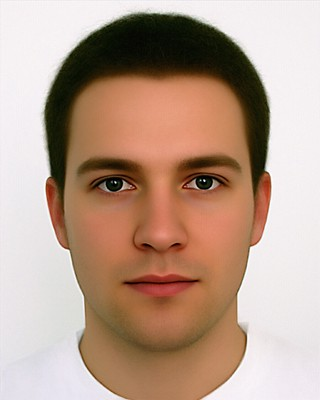
#> input picture GMIT_eyetrack/default.jpg, 320 x 400 px
$ python track_v1.py
#> lines starting #> are read from the running program, lines starting #| are printed output that depends on the picture; after the words box and inside, x2 and y2 are one past the last pixel; in counts of white or black regions, pixels touching at a corner belong together
# Adapted from: https://medium.com/@stepanfilonov/tracking-your-eyes-with-python-3952e66194a6
import cv2
import dlib
import numpy as np
import logging as log

# Initialise OpenCV
# set face and eye data
face_cascade = cv2.CascadeClassifier('haarcascade_frontalface_default.xml')
eye_cascade = cv2.CascadeClassifier('haarcascade_eye.xml')
# blob - initialize paramaters
parameters = cv2.SimpleBlobDetector_Params()
parameters.filterByArea = True
parameters.maxArea = 1500
detector = cv2.SimpleBlobDetector_create(parameters)

# import image for testing and create grey scale of it
img = cv2.imread('default.jpg')
#> img is the input picture: shape (400, 320, 3); mean B, G, R 141.4, 158, 184.7
grey_scale = cv2.cvtColor(img, cv2.COLOR_BGR2GRAY)
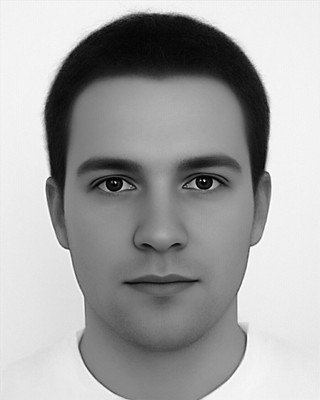
#> grey_scale: shape (400, 320); min 0, max 255, mean 164.1

# start with bigger target, the face
# faces: an array of arrays - [[x,y,w,h], [x,y,w,h], [x,y,w,h], [x,y,w,h]]
faces = face_cascade.detectMultiScale(grey_scale, 1.3, 5)
#> faces = [[42, 91, 229, 229]]
# draw box around face
# start at fx,fy
# of size fw,fh
for (fx, fy, fw, fh) in faces:
    cv2.rectangle(img, (fx, fy), (fx + fw, fy + fh), (255,255,0), 2) # color and thickness

    # now pick out the eyes from face frame
    # cut out grey face frame
    grey_face = grey_scale[fy:fy+fh, fx:fx+fw]
    # cut out detected face frame
    detected_face = img[fy:fy+fh, fx:fx+fw]
    # eyes: an array of arrays
    eyes = eye_cascade.detectMultiScale(grey_face)
#> this loop made 1 pass
#> (fx, fy, fw, fh, eyes) on pass 1: (42, 91, 229, 229, [[132, 63, 55, 55], [40, 65, 56, 56], [103, 197, 26, 26]])
#> pass 1, `grey_face = grey_scale[fy:fy+fh, fx:fx+fw]`:
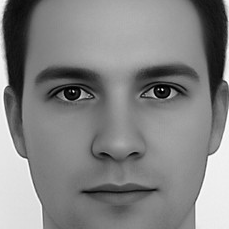
#> grey_face: shape (229, 229); min 0, max 255, mean 131.4
#> pass 1, `detected_face = img[fy:fy+fh, fx:fx+fw]`:
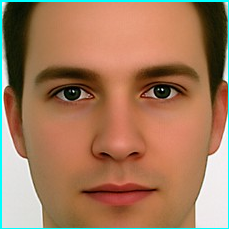
#> detected_face: shape (229, 229, 3); mean B, G, R 93.1, 122.1, 164.2
#> after the loop:
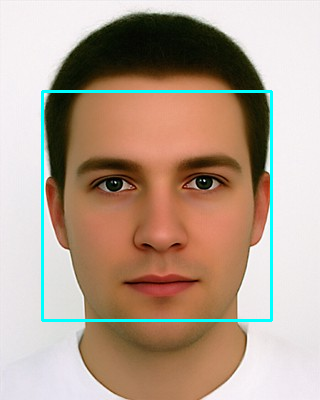
#> img: shape (400, 320, 3); 2.14% of pixels changed, all inside (x1, y1, x2, y2) = (41, 90, 273, 322)

# draw box around eyes
# start at ex,ey
# of size ew,eh
for (ex, ey, ew, eh) in eyes:
   cv2.rectangle(detected_face, (ex, ey), (ex + ew, ey + eh), (255,255,0), 2) # color and thickness
#> this loop made 3 passes
#> (ex, ey, ew, eh) on passes 1 to 3: (132, 63, 55, 55), (40, 65, 56, 56), (103, 197, 26, 26)
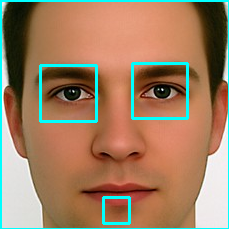
#> detected_face: shape (229, 229, 3); 3.11% of pixels changed, all inside (x1, y1, x2, y2) = (39, 62, 189, 225)

# blob detection algo used for tracking
threshold = 42
_, img = cv2.threshold(img, threshold, 255, cv2.THRESH_BINARY)

# [56 lines left out: functions detect_face, detect_eyes, ignore_brow, not called in this run]

def blob(img, detector):
    print('BLOB')
    grey_frame = cv2.cvtColor(img, cv2.COLOR_BGR2GRAY)
    _, img = cv2.threshold(img, threshold, 255, cv2.THRESH_BINARY)
    # reduce image 'noise'
    img = cv2.erode(img, None, iterations=2)
    img = cv2.dilate(img, None, iterations=4)
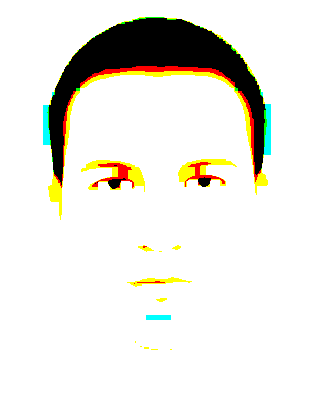
#> img: shape (400, 320, 3); mean B, G, R 224.8, 231.9, 233.5
    img = cv2.medianBlur(img, 5)
    coords = detector.detect(img)
#> coords = 2 keypoints; (x, y, size): (114, 183, 11.9), (204, 181, 11.2)
    return coords

keypoints = blob(img, detector)
#> keypoints has the same summary as coords in blob
cv2.drawKeypoints(img, keypoints, img, (0, 0, 255), cv2.DRAW_MATCHES_FLAGS_DRAW_RICH_KEYPOINTS)
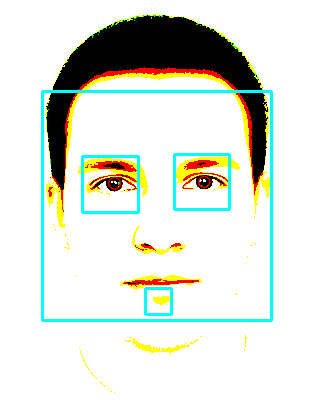
#> img: shape (400, 320, 3); mean B, G, R 217.1, 226.6, 222.2

# show results of detection
cv2.imshow('face detected', img)
cv2.waitKey(0)
cv2.destroyAllWindows()

$ run again, with GMIT_eyetrack/face.jpg copied over GMIT_eyetrack/default.jpg
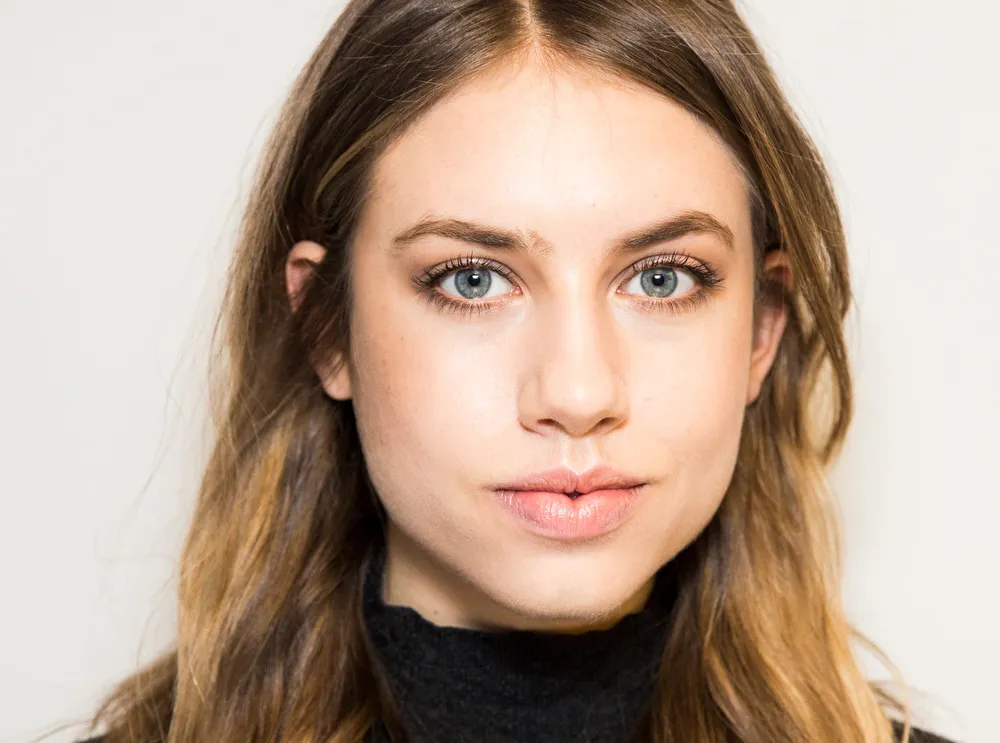
#> input picture GMIT_eyetrack/face.jpg, 1000 x 743 px
#> img is the input picture: shape (743, 1000, 3); mean B, G, R 146.8, 163.6, 185.6
#> faces = [[322, 95, 499, 499]]
#> the loop `for (fx, fy, fw, fh) in faces:` made 1 pass
#> the loop `for (ex, ey, ew, eh) in eyes:` made 3 passes
#> (ex, ey, ew, eh) on passes 1 to 3: (262, 307, 41, 41), (282, 128, 109, 109), (82, 126, 119, 119)
#> after the loop `for (ex, ey, ew, eh) in eyes:`:
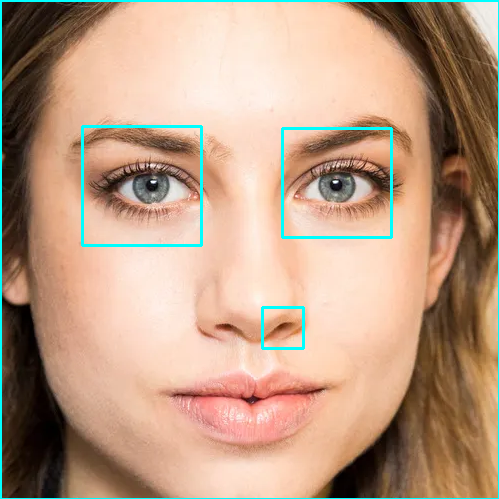
#> detected_face: shape (499, 499, 3); mean B, G, R 132.2, 155.7, 187
#> in blob, `img = cv2.medianBlur(img, 5)`:
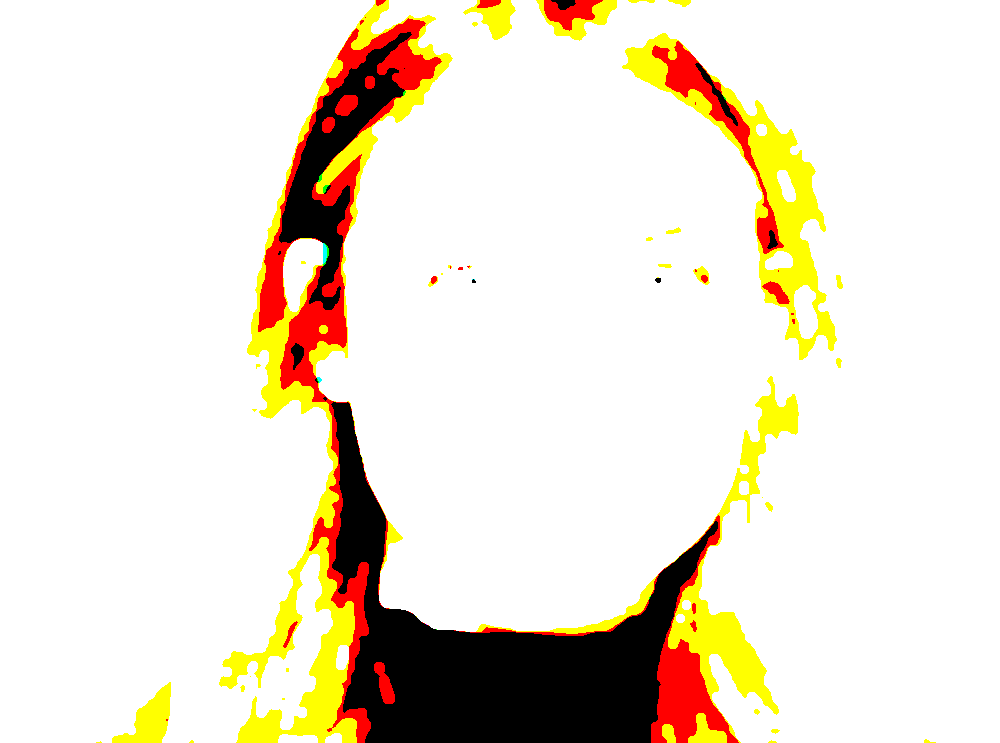
#> img: shape (743, 1000, 3); mean B, G, R 211.8, 227.6, 236.8
#> coords = 4 keypoints; (x, y, size): (704, 278, 8.3), (694, 608, 7.8), (433, 279, 7.6), (658, 280, 6.6)
#> keypoints has the same summary as coords in blob
